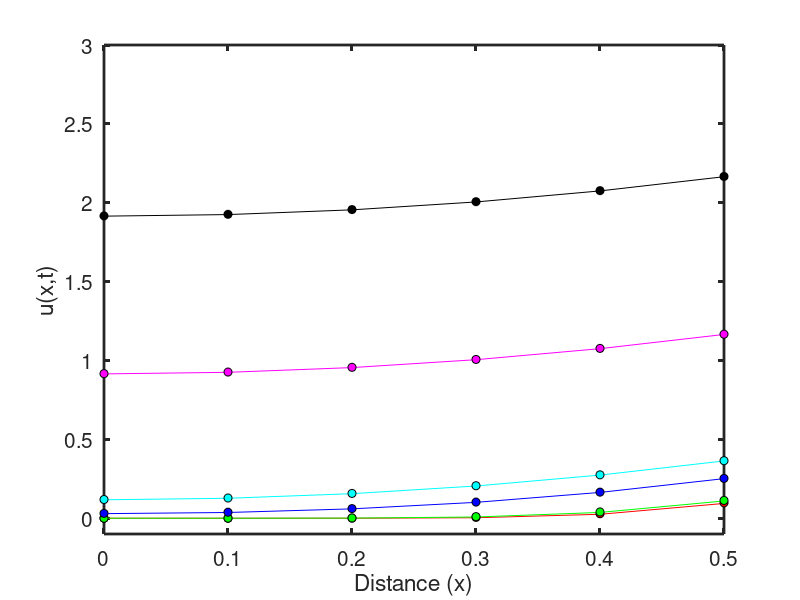

MATLAB code for this plot:
% This script is to find the approximate solution for differential
% equation using explicit finite difference method and compare the 
% solution with analytical solution

% Defining r,k,h,x,t and n
clear 
clc
clear fig
r = 0.25;
h = 0.1;
k = h^2*r;
x = 0:h:0.5;
t = 0:k:1;

% Initializing U

UUac = zeros(length(x),length(t));
Ufd = zeros(length(x),length(t));
Ufd(:,1) = 0;

%Explicit finite difference solution
for j = 1:length(t)-1
    for i = 1:length(x)
        if i == 1    
        Ufd(i,(j+1)) = 2*r*Ufd(i+1,j)+(1-2*r)*Ufd(i,j);
        elseif i == 6
        Ufd(i,(j+1)) = 2*r*Ufd(i-1,j)+(1-2*r)*Ufd(i,j) +2*h*r;
        else
        Ufd(i,(j+1)) = (r*(Ufd((i+1),j)) + r*(Ufd((i-1),j)) + (1-(2*r))*Ufd(i,j)); 
        end
    end
end
 
 % Analytical solution
 sum = 0;
 for i = 1:length(x)
     for j = 1:length(t)
         sum = 0;
         for n = 1:50
             sum = sum + (((-1)^n)/(n^2))*(exp(-4*(pi^2)*(n^2)*t(1,j)))*cos(2*pi*n*x(1,i));
         end
         Uac(i,j) = 2*t(1,j)+0.5*(((12*(x(1,i)^2)-1)/6)-(2/pi^2)*sum);
     end
 end
 
 %Reporting comparision
 
t1 = [4 5 21 41 201 401];

for i = 1:length(x)
fprintf('At x = %1.2f\n t            Ufd          Uac\n',x(1,i))
fprintf('\n')
for j = 1:6
    fprintf('%1.4f       %1.4f       %1.4f\n',t(1,t1(1,j)), Ufd(i,t1(1,j)), Uac(i,t1(1,j)));
end
end

% Plotting results
x1 = 0:0.1:0.5;
t1 = [4 5 21 41 201 401];
m = 1:6;

% t=0.0075
plot(x1,Ufd(m,t1(1,1)),'r-','markersize',6,'MarkerFaceColor','k','MarkerEdgeColor','k')
hold on
plot(x1,Uac(m,t1(1,1)),'o','markersize',6,'MarkerFaceColor','r','MarkerEdgeColor','k')
%legend('Ufd t=0.0075','Uac');
hold on
%t=0.01
plot(x1,Ufd(m,t1(1,2)),'g-','markersize',6,'MarkerFaceColor','k','MarkerEdgeColor','k')
hold on
plot(x1,Uac(m,t1(1,2)),'o','markersize',6,'MarkerFaceColor','g','MarkerEdgeColor','k')

%t=0.05
plot(x1,Ufd(m,t1(1,3)),'b-','markersize',6,'MarkerFaceColor','k','MarkerEdgeColor','k')
hold on
plot(x1,Uac(m,t1(1,3)),'o','markersize',6,'MarkerFaceColor','b','MarkerEdgeColor','k')

%t=0.1
plot(x1,Ufd(m,t1(1,4)),'c-','markersize',6,'MarkerFaceColor','k','MarkerEdgeColor','k')
hold on
plot(x1,Uac(m,t1(1,4)),'o','markersize',6,'MarkerFaceColor','c','MarkerEdgeColor','k')

%legend('U(Explicit) at t=0.01','U(Analytical) at t=0.01');

%t=0.5
plot(x1,Ufd(m,t1(1,5)),'m-','markersize',6,'MarkerFaceColor','k','MarkerEdgeColor','k')
hold on
plot(x1,Uac(m,t1(1,5)),'o','markersize',6,'MarkerFaceColor','m','MarkerEdgeColor','k')

%legend('U(Explicit) at t=0.01','U(Analytical) at t=0.01');

%t=1.0
plot(x1,Ufd(m,t1(1,6)),'k-','markersize',6,'MarkerFaceColor','k','MarkerEdgeColor','k')
hold on
plot(x1,Uac(m,t1(1,6)),'o','markersize',6,'MarkerFaceColor','k','MarkerEdgeColor','k')

%legend('U(Explicit) at t=0.01','U(Analytical) at t=0.01');
axis([0 0.5 -0.1 3.0]) 
set(gca, 'box'      ,'on'    ...                             % draw a box around the figure
       ,'LineWidth', 2      ...                             % increase the line width
       ,'FontSize' ,15);

xlabel('Distance (x)');
ylabel('u(x,t)');

fid4=sprintf('figure_1b.png');
print (gcf,'-dpng', fid4)











 
    

